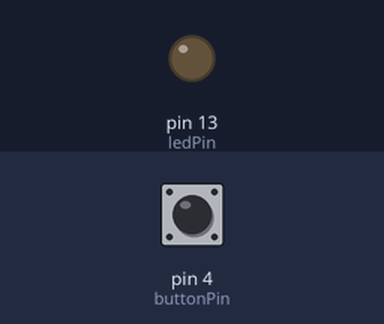
Bench run of a sketch on a simulated Arduino Uno, built with avr-gcc and run on an emulated ATmega328P. Shown: output pins drawn as LEDs (lit = HIGH). Inputs (shaded band) come from the test bench; at power-on: pin 4 (buttonPin) LOW.

Above: at 1.2 s.
1.3 s: pin 4 (buttonPin) pulled HIGH for 0.15 s
At 2.2 s:
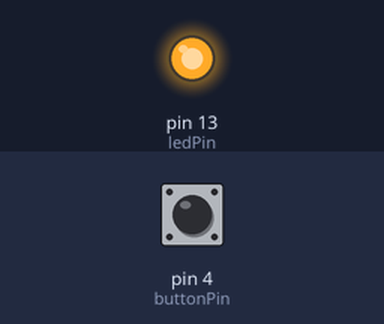
2.9 s: pin 4 (buttonPin) pulled HIGH for 1 s
At 3.4 s:
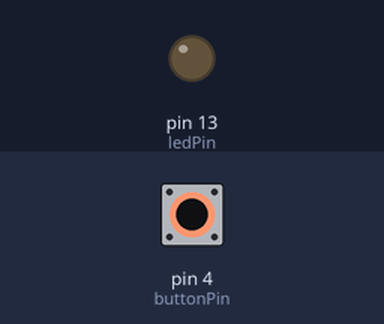
5.4 s: pin 4 (buttonPin) pulled HIGH for 3.2 s
At 6.5 s:
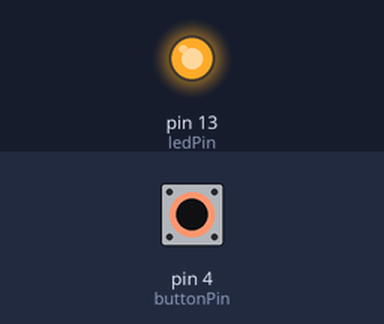
Timing chart, 0 to 8.4 s (numbered marks = the images above; inputs shaded):
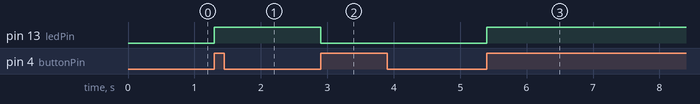

The sketch:

432_0.ino
```cpp
// p.253

#include "PinChangeInterrupt.h"

const int ledPin = 13;
const int buttonPin = 4;

int led_state = LOW;
bool led_state_changed = false;

void buttonPressed() {
  led_state = (led_state == LOW) ? HIGH : LOW;
  led_state_changed = true;
}

void setup() {
  pinMode(ledPin, OUTPUT);
  pinMode(buttonPin, INPUT);
  attachPCINT(digitalPinToPCINT(buttonPin), buttonPressed, RISING);
}

void loop() {
  if (led_state_changed) {
    led_state_changed = false;
    digitalWrite(ledPin, led_state);
  }
}
```

Measured:
- after the input at 1.3 s, pin 13 (ledPin): LOW → HIGH at once
- after the input at 2.9 s, pin 13 (ledPin): HIGH → LOW at once
- after the input at 5.4 s, pin 13 (ledPin): LOW → HIGH at once
